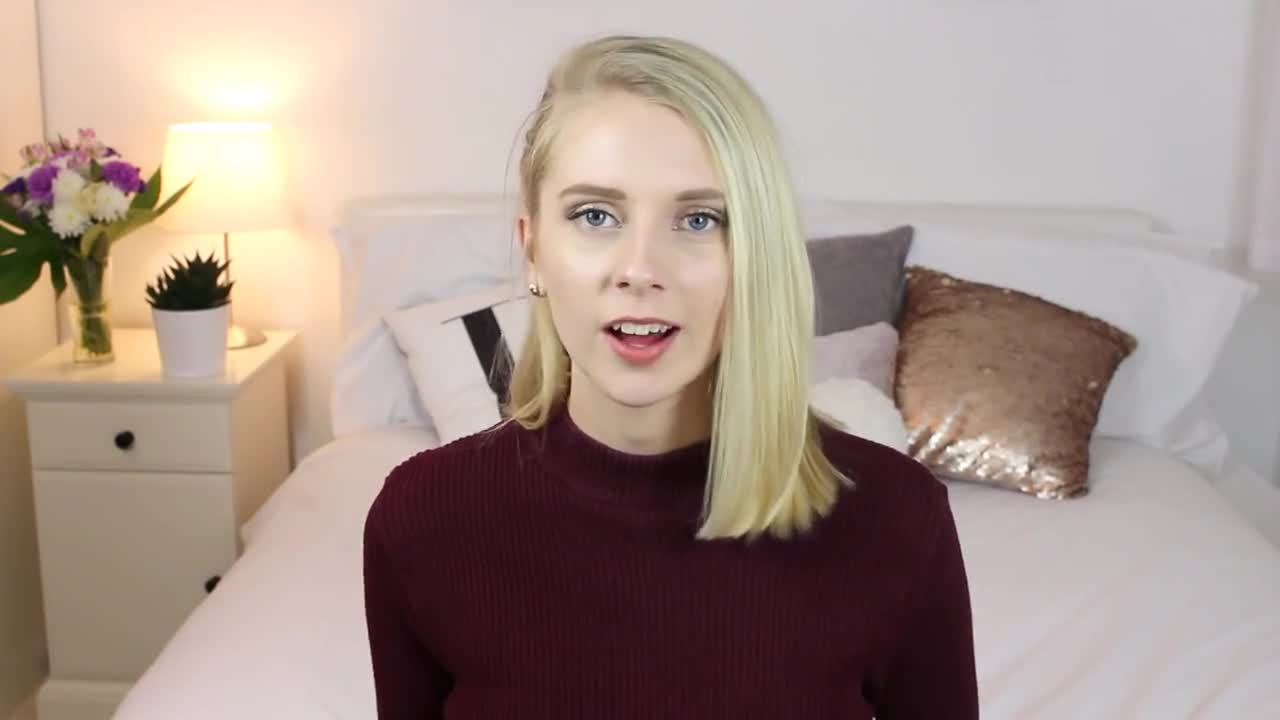
#> input picture Data_Analysis/_5ltHlmGvq8.000.mp4_15.jpg, 1280 x 720 px
$ jupyter execute --allow-errors Data_Augmentation_Experiments.ipynb
#> lines starting #> are read from the running program, lines starting #| are printed output that depends on the picture
[cell 1]
import pickle
import matplotlib.pyplot as plt
import imageio #read image
import cv2
import numpy as np
from skimage.util import random_noise
from skimage import filters

[cell 2]
#open pickle var
def openFilePkl(path):
#> called with path = 'resultsModelMeta2.pickle'
    with open(path, 'rb') as f:
#> (reads Data_Analysis/resultsModelMeta2.pickle from the repository)
        loaded = pickle.load(f, encoding="latin1")
    return loaded

#> (a cell that did not finish here is left out)

#> (a cell that did not finish here is left out)

[cell 5]
#---------------------Data Augmentation Tests

[cell 6]
image = imageio.imread('./_5ltHlmGvq8.000.mp4_15.jpg')
#> image is the input picture: shape (720, 1280, 3); mean R, G, B 166.9, 149, 140.2

[cell 7]
plt.imshow(image) # display the image
plt.axis('off')
plt.show()

[cell 8]
#1. Experiment

[cell 9]
print(image.shape)
#| (720, 1280, 3)

[cell 10]
image = np.asarray(image)

[cell 11]
black = np.zeros(image.shape)

[cell 12]
black = np.float32(black)

[cell 13]
plt.imshow(black) # display the image
plt.axis('off')
plt.show()

[cell 14]
print(image)
#> (printed output is left out)

[cell 15]
img = image / 255

[cell 16]
print(img)
#> (printed output is left out)

#> (a cell that did not finish here is left out)

#> (a cell that did not finish here is left out)

#> (a cell that did not finish here is left out)

#> (a cell that did not finish here is left out)

#> (a cell that did not finish here is left out)

#> (a cell that did not finish here is left out)

#> (a cell that did not finish here is left out)

#> (a cell that did not finish here is left out)

#> (a cell that did not finish here is left out)

#> (a cell that did not finish here is left out)

[cell 27]
blur = filters.gaussian(img, sigma=1.5, mode='nearest', cval=0, preserve_range=False, truncate=4.0, channel_axis=-1)

[cell 28]
plt.imshow(blur) # display the image
plt.axis('off')
plt.show()

[cell 29]
blur2 = filters.gaussian(img, sigma=5, mode='nearest', cval=0, preserve_range=False, truncate=4.0, channel_axis=-1)
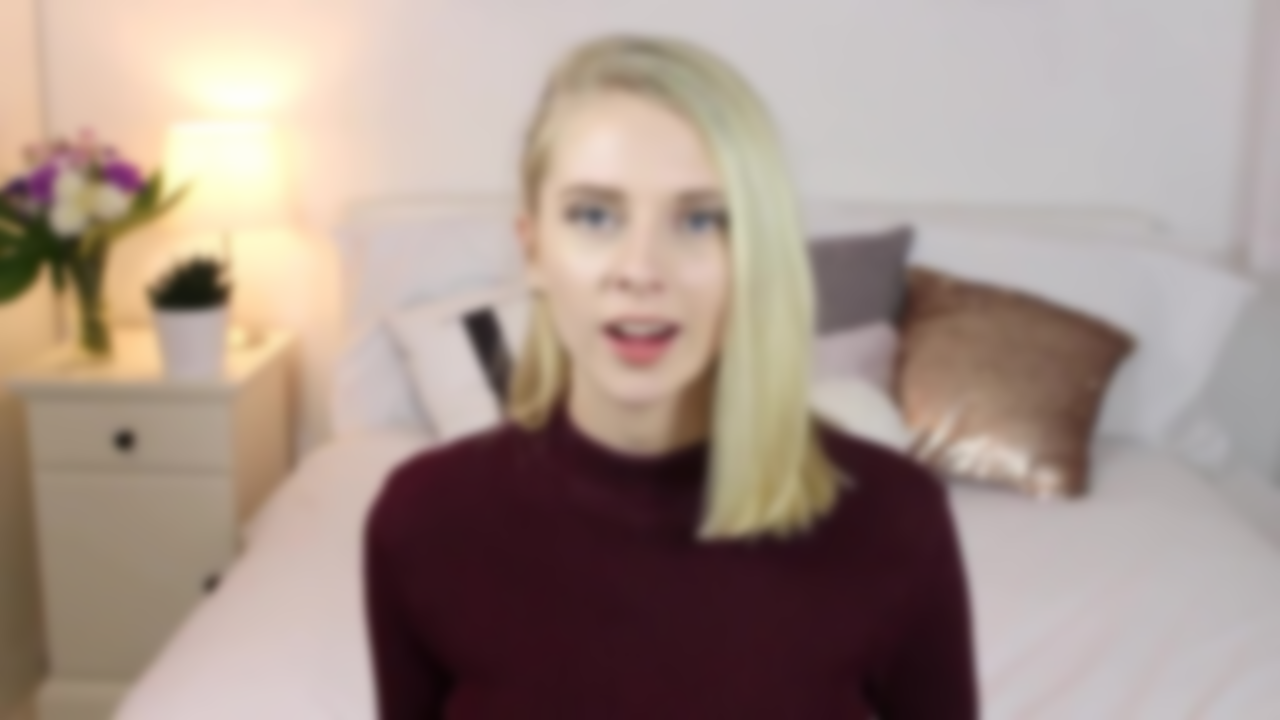
#> blur2: shape (720, 1280, 3) float64; mean R, G, B 0.654, 0.584, 0.55

[cell 30]
plt.imshow(blur2) # display the image
plt.axis('off')
plt.show()

[cell 31]
plt.imshow(image) # display the image
plt.axis('off')
plt.show()

[cell 32]
print(blur)
#> (printed output is left out)
